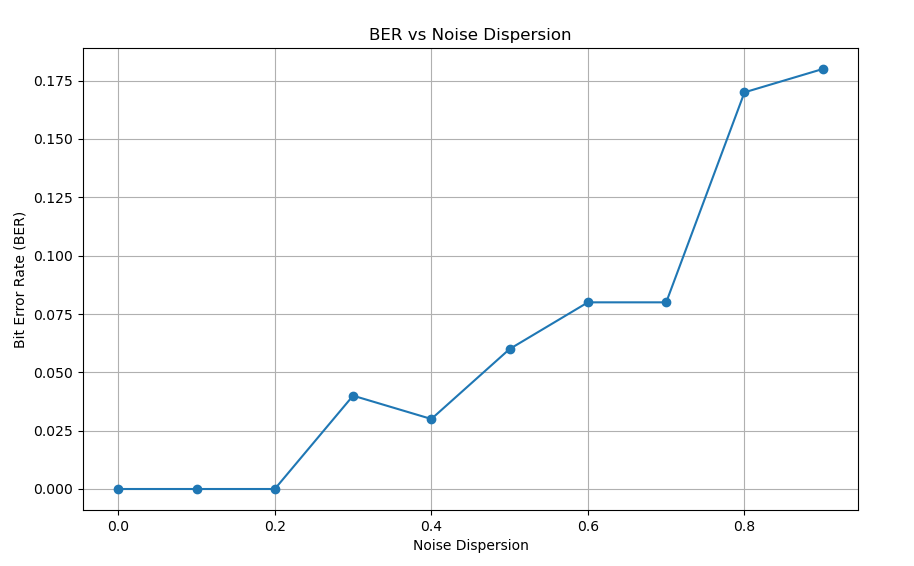

Here is the Python script that generated this plot:
import matplotlib.pyplot as plt

# Чтение данных из файла
dispersion = []
ber = []

with open('ber_data.txt', 'r') as file:
    for line in file:
        d, b = map(float, line.split())
        dispersion.append(d)
        ber.append(b)

# Построение графика
plt.figure(figsize=(10, 6))
plt.plot(dispersion, ber, marker='o')
plt.title('BER vs Noise Dispersion')
plt.xlabel('Noise Dispersion')
plt.ylabel('Bit Error Rate (BER)')
plt.grid(True)
plt.show()
